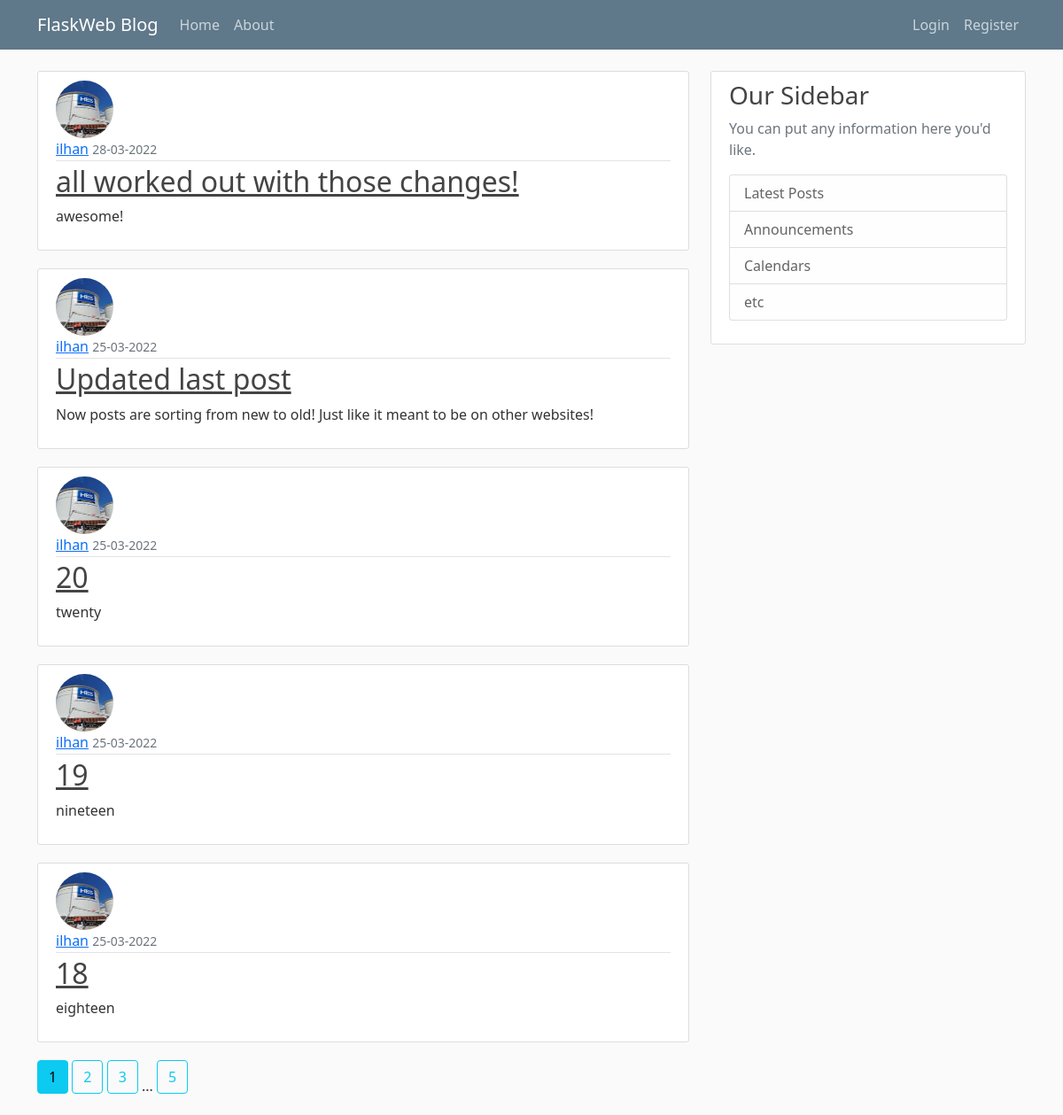
The page /home on the database its author committed.
### flaskweb/models.py (models this page shows, shortened)
class Post(db.Model):
    id = db.Column(db.Integer, primary_key=True)
    title = db.Column(db.String(100), nullable=False)
    date_posted = db.Column(db.DateTime, nullable=False, default=datetime.utcnow)
    content = db.Column(db.Text, nullable=False)
    user_id = db.Column(db.Integer, db.ForeignKey('user.id'), nullable=False)

class User(db.Model, UserMixin):
    id = db.Column(db.Integer, primary_key=True)
    username = db.Column(db.String(20), unique=True, nullable=False)
    email = db.Column(db.String(120), unique=True, nullable=False)
    image_file = db.Column(db.String(20), default='default.jpg', nullable=False)
    password = db.Column(db.String(60), nullable=False)
    posts = db.relationship('Post', backref='author', lazy=True)

### flaskweb/main/routes.py (the view)
@main.route('/')
@main.route('/home')
def home():
    page = request.args.get('page', 1, type=int)
    posts = Post.query.order_by(Post.date_posted.desc()).paginate(page=page, per_page=5)
    return render_template("home.html", posts=posts)

### flaskweb/templates/home.html
{% extends "layout.html" %}
{% block content %}
    {% for post in posts.items %}
        <article class="media content-section">
          <img class="rounded-circle article-img" src="{{ url_for('static', filename='profile_pics/' + post.author.image_file) }}">
          <div class="media-body">
            <div class="article-metadata">
              <a class="mr-2" href="{{ url_for('users.user_posts', username=post.author.username) }}">{{ post.author.username }}</a>
              <small class="text-muted">{{ post.date_posted.strftime('%d-%m-%Y') }}</small>
            </div>
            <h2><a class="article-title" href="{{ url_for('posts.post', post_id=post.id) }}">{{ post.title }}</a></h2>
            <p class="article-content">{{ post.content }}</p>
          </div>
        </article>
    {% endfor %}
    {% for page_num in posts.iter_pages(left_edge=1, right_edge=1, left_current=1, right_current=3) %}
      {% if page_num %}
        {% if posts.page == page_num %}
          <a class="btn btn-info mb-4" href="{{ url_for('main.home', page=page_num) }}">{{ page_num }}</a>
        {% else %}
          <a class="btn btn-outline-info mb-4" href="{{ url_for('main.home', page=page_num) }}">{{ page_num }}</a>
        {% endif %}
      {% else %}
        ...
      {% endif %}
    {% endfor %}
{% endblock content %}

### flaskweb/static/main.css (style rules this page uses)
body { background: #fafafa; color: #333333; margin-top: 5rem; }
h1, h2, h3, h4, h5, h6 { color: #444444; }
.content-section { background: #ffffff; padding: 10px 20px; border: 1px solid #dddddd; border-radius: 3px; margin-bottom: 20px; }
.article-title { color: #444444; }
.article-content { white-space: pre-line; }
.article-img { height: 65px; width: 65px; margin-right: 16px; }
.article-metadata { padding-bottom: 1px; margin-bottom: 4px; border-bottom: 1px solid #e3e3e3 }

### rows shown on the page
Post: image_file (picture), author.username "ilhan", date_posted "28-03-2022", title "all worked out with those changes!", content "awesome!"
Post: image_file (picture), author.username "ilhan", date_posted "25-03-2022", title "Updated last post", content "Now posts are sorting from new to old! Just like it meant to be on other websites!"
Post: image_file (picture), author.username "ilhan", date_posted "25-03-2022", title "20", content "twenty"
Post: image_file (picture), author.username "ilhan", date_posted "25-03-2022", title "19", content "nineteen"
Post: image_file (picture), author.username "ilhan", date_posted "25-03-2022", title "18", content "eighteen"

### other values the page prints
{{ page_num }} "1"
{{ page_num }} "2" "3" "5"
